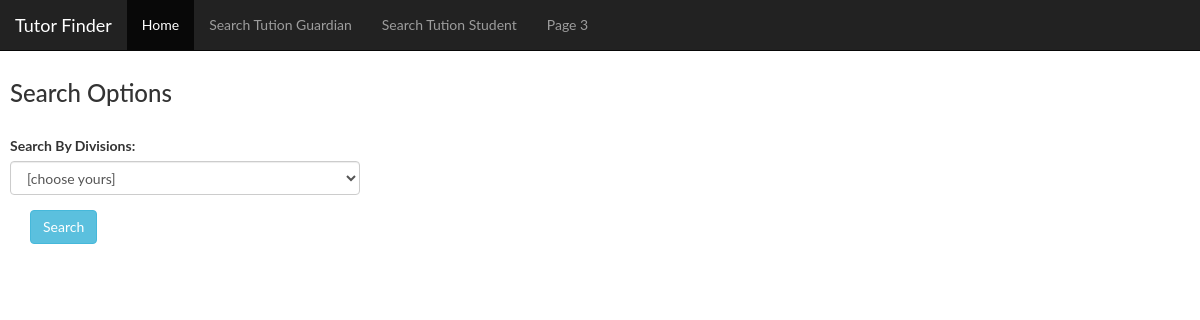
The page /searchTutionstudent.php on the database as committed earlier.
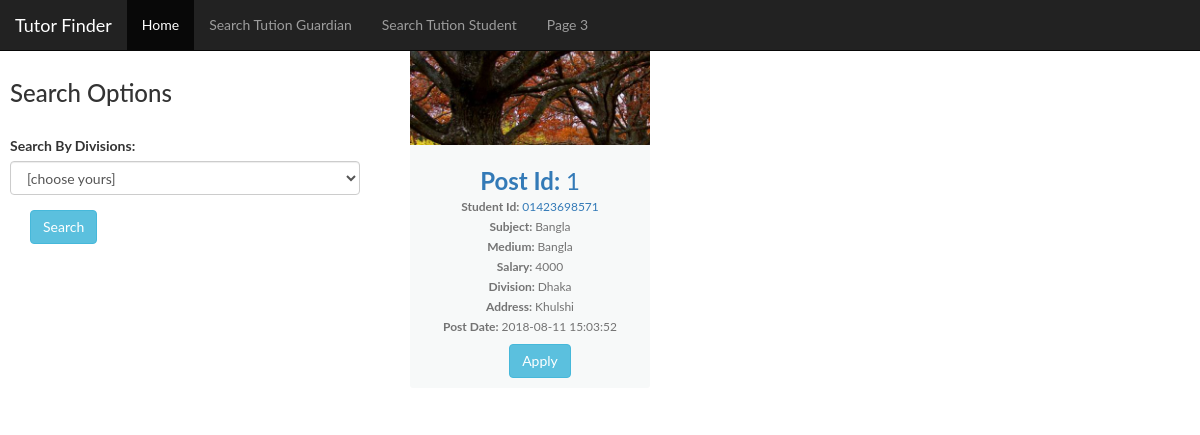
The same page on the database as committed later.
### tables this page shows
CREATE TABLE `st_post` (
  `post_id` int(10) NOT NULL,
  `st_id` varchar(15) NOT NULL,
  `subjects` varchar(15) NOT NULL,
  `medium` varchar(10) NOT NULL,
  `salary` int(8) NOT NULL,
  `divisions` varchar(15) NOT NULL,
  `address` varchar(25) NOT NULL,
  `dateTime` timestamp NOT NULL DEFAULT CURRENT_TIMESTAMP ON UPDATE CURRENT_TIMESTAMP
);

### searchTutionstudent.php (the view, shortened to what this page needs)
<?php
    require 'config.php';
?>
<!DOCTYPE html>
<html>
<head>
    <link href="css/bootstrap.min.css" rel="stylesheet">
    <link href="css/bootstrap.css" rel="stylesheet">
    <link href="style.css" rel="stylesheet">
    <link rel="stylesheet" type="text/css" media="screen" href="css/common.css" />
</head>
<body>
<nav class="navbar navbar-inverse navbar-fixed-top">
  <div class="container-fluid">
    <div class="navbar-header">
      <a class="navbar-brand" href="#">Tutor Finder</a>
    </div>
    <ul class="nav navbar-nav">
      <li class="active"><a href="tutor.php">Home</a></li>
      <li><a href="searchTution.php">Search Tution Guardian</a></li>
      <li><a href="searchTutionstudent.php">Search Tution Student</a></li>
      <li><a href="#">Page 3</a></li>
    </ul>
  </div>
</nav>
<div class="sidenav">
<h3>Search Options</h3>
        <br>
        <div class="form-group">
        <form action="#" method="post">
        <label for="sel1">Search By Divisions:</label>
        <select class="form-control" name="searchDivi">
                        <option value="all" selected>[choose yours]</option>
        </select>
        </div>
        <input type="submit" name="submit" class="btn btn-info" value="Search">
</div>
<div class="done">
<?php
$numOfCols = 3;
$rowCount = 0;
$bootstrapColWidth = 12 / $numOfCols;
?>
<div class="row">
<?php
            if(isset($_POST['submit']))
            {
                $division = $_POST['searchDivi'];
                if($division == "all"){$test = "all";}
                else{
                $test = "one";}
            }else {
                $test="all";
            }
            $sql = "SELECT post_id, st_id, subjects, medium, salary, divisions, address, dateTime FROM st_post";
            switch($test){
                case "all":
                    $sql .="";
                    break;
            }
			$rows = mysqli_query($conn, $sql) or die("database error:". mysqli_error($conn));
			while($row = mysqli_fetch_assoc($rows)){
            ?>
        <div class="col-md-<?php echo $bootstrapColWidth; ?>">
            <div class="card hovercard">
                <div class="cardheader">
				 </div>
                <div class="card-body info">
                    <div class="title">
                        <a href="#"><b>Post Id: </b><?php echo $row['post_id']; ?></a>
                    </div>
					<div class="desc"><b>Student Id: </b> <a target="_blank" href="<?php echo "gProfile.php?id=$row[st_id]"; ?>"><?php echo $row['st_id']; ?></a></div>
                    <div class="desc"><b>Subject: </b><?php echo $row['subjects']; ?></div>
                    <div class="desc"><b>Medium: </b><?php echo $row['medium']; ?></div>
                    <div class="desc"><b>Salary: </b><?php echo $row['salary']; ?></div>
                    <div class="desc"><b>Division: </b><?php echo $row['divisions']; ?></div>
                    <div class="desc"><b>Address: </b><?php echo $row['address']; ?></div>
                    <div class="desc"><b>Post Date: </b><?php echo $row['dateTime']; ?></div>
                    <?php
                    echo "<a href=\"applyPost.php?id=$row[st_id]\" class=\"btn btn-info\" role=\"button\">Apply</a>"
                    ?>
                </div>
            </div>
        </div>
        <?php $rowCount++;
    if($rowCount % $numOfCols == 0) echo '</div><div class="row">';} ?>
</div>
</div>
</body>
</html>

Rows that differ between the two databases and show on the page:
added st_post: post_id "1", st "01423698571", subjects "Bangla", medium "Bangla", salary "4000", divisions "Dhaka", address "Khulshi", dateTime "2018-08-11 15:03:52"
